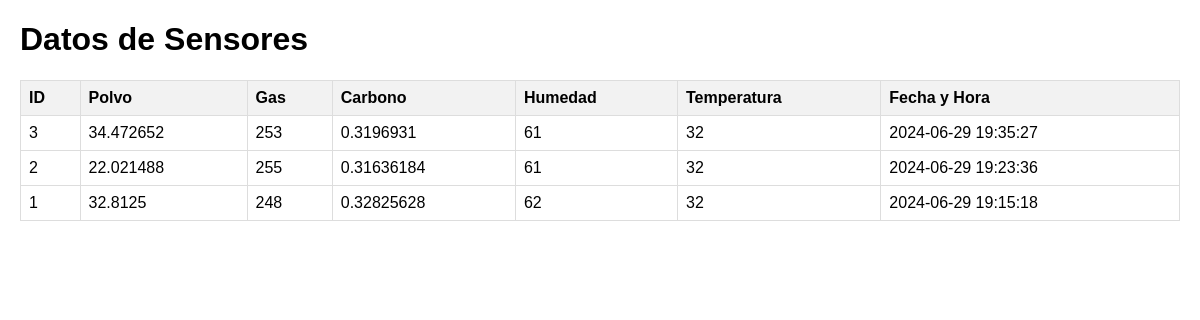
The page / on the database its author committed.
### tables this page shows
CREATE TABLE sensor_data (
            id INTEGER PRIMARY KEY AUTOINCREMENT,
            polvo TEXT,
            gas TEXT,
            carbono TEXT,
            humedad TEXT,
            temperatura TEXT,
            timestamp TIMESTAMP DEFAULT CURRENT_TIMESTAMP
        );

### Prueba.py (the view)
@app.route('/')
def index():
    conn = sqlite3.connect('sigfox_data.db')
    cursor = conn.cursor()
    cursor.execute('SELECT * FROM sensor_data ORDER BY timestamp DESC')
    data = cursor.fetchall()
    conn.close()
    return render_template('index.html', data=data)

### templates/index.html (shortened to what this page needs)
<!DOCTYPE html>
<html lang="es">
<head>
</head>
<body>
    <h1>Datos de Sensores</h1>
    <table>
        <tr>
            <th>ID</th>
            <th>Polvo</th>
            <th>Gas</th>
            <th>Carbono</th>
            <th>Humedad</th>
            <th>Temperatura</th>
            <th>Fecha y Hora</th>
        </tr>
        {% for row in data %}
        <tr>
            <td>{{ row[0] }}</td>
            <td>{{ row[1] }}</td>
            <td>{{ row[2] }}</td>
            <td>{{ row[3] }}</td>
            <td>{{ row[4] }}</td>
            <td>{{ row[5] }}</td>
            <td>{{ row[6] }}</td>
        </tr>
        {% endfor %}
    </table>
</body>
</html>

### templates/index.html (style rules this page uses)
body { font-family: Arial, sans-serif; margin: 20px; }
table { width: 100%; border-collapse: collapse; }
th, td { border: 1px solid #ddd; padding: 8px; text-align: left; }
th { background-color: #f2f2f2; }

### rows shown on the page
sensor_data: id "3", polvo "34.472652", gas "253", carbono "0.3196931", humedad "61", temperatura "32", timestamp "2024-06-29 19:35:27"
sensor_data: id "2", polvo "22.021488", gas "255", carbono "0.31636184", humedad "61", temperatura "32", timestamp "2024-06-29 19:23:36"
sensor_data: id "1", polvo "32.8125", gas "248", carbono "0.32825628", humedad "62", temperatura "32", timestamp "2024-06-29 19:15:18"
